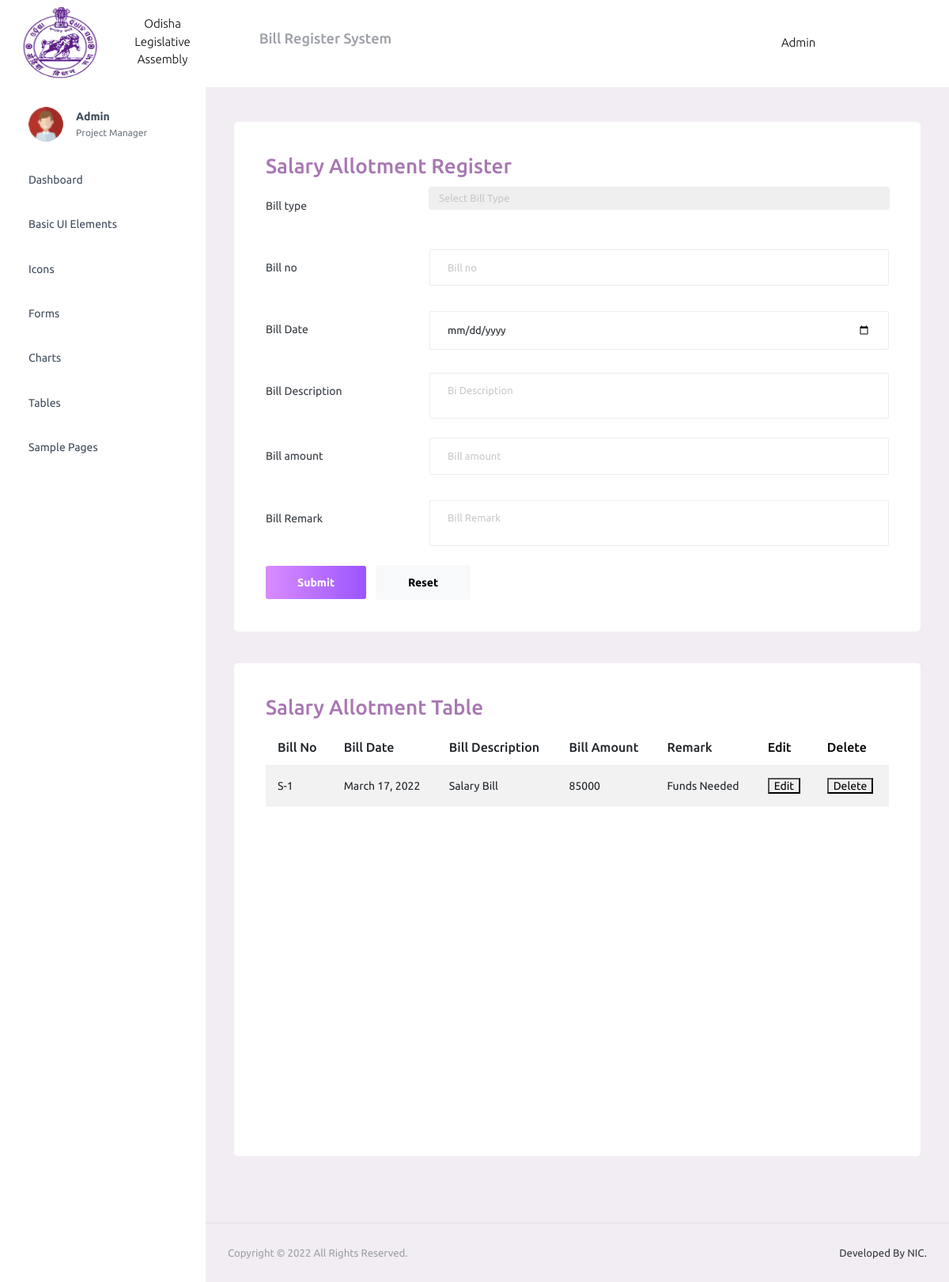
Page /home/salary-register/ on the earlier database version.
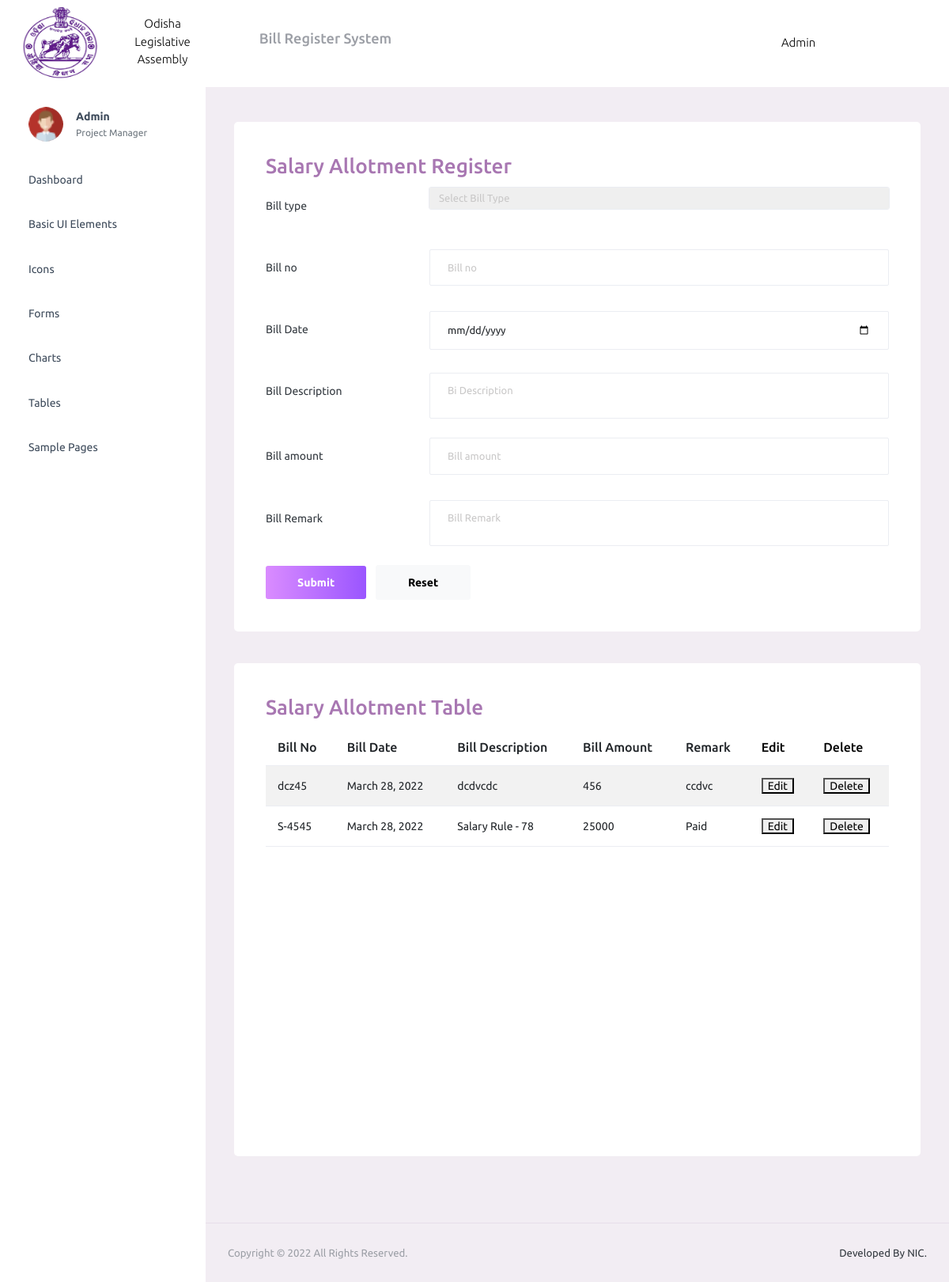
Same page on the later database version.
### allotment/models.py (models this page shows)
class Salary_Register(models.Model):
    Bill_Type=models.ForeignKey(Salary_Allotment, on_delete=models.CASCADE)
    Bill_Number=models.CharField(primary_key=True, max_length=20)
    Description=models.TextField(max_length=300, default="")
    Bill_Date=models.DateField(auto_now=False)
    Bill_Amount=models.IntegerField(default=0)
    Bill_Expenditure=models.IntegerField(default=0)
    Bill_Balance=models.IntegerField(default=0)
    Bill_Remark=models.CharField(default="",max_length=250)

### allotment/views.py (the view)
# urls.py: path('home/salary-register/', views.salaryRegister, name='salary-register'),
def salaryRegister(request):
    if request.method=="POST":
        print(request.POST)
        new_entry=Salary_Register(Bill_Type=Salary_Allotment.objects.get(id=request.POST.get('bill_type')),
        Bill_Number=request.POST.get('bill_no'),
        Description=request.POST.get('bill_description'),
        Bill_Date=request.POST.get('bill_date'),
        Bill_Amount=request.POST.get('bill_amount'),
        Bill_Remark=request.POST.get('bill_remark'),
        Bill_Expenditure=request.POST.get('bill_amount'),
        Bill_Balance=25550000-int(request.POST.get('bill_amount')))
        new_entry.save()
        return redirect('salary-register')
    else:
        types=Salary_Allotment.objects.all()
        entries=Salary_Register.objects.all()
        for x in types:
            print(x.id)
        return render(request,'salary/salaryRegisterForm.html',{'types':types,'entries':entries})

### allotment/models.py (called while the page is built)
    def __str__(self):
        return str(self.Head_Code)+"-"+str(self.SubHead_Code)

    def __str__(self):
        return str(self.Head_Code)+"-"+str(self.MinorHead_Code)

    def __str__(self):
        return str(self.Scheme_Code)

    def __str__(self):
        return str(self.MinorHead_Code)+"-"+str(self.Scheme_Code)

    def __str__(self):
        return str(self.SubScheme_Code)+"-"+str(self.SubScheme_Name)

    def __str__(self):
        return str(self.Scheme_Code)+"-"+str(self.SubScheme_Code)

    def __str__(self):
        return str(self.SubScheme_Code)+" - "+str(self.Object_Code)+" - "+str(self.Object_Name)

    def __str__(self):
        return str(self.Object_Code)

### allotment/templates/salary/salaryRegisterForm.html (shortened to what the changed rows need)
{% load static %}
<!DOCTYPE html>
<html lang="en">
  <head>
    <link rel="stylesheet" href="{% static 'salary/assets/vendors/mdi/css/materialdesignicons.min.css' %}">
    <link rel="stylesheet" href="{% static 'salary/assets/vendors/css/vendor.bundle.base.css' %}">
    <link rel="stylesheet" href="{% static 'salary/assets/css/style.css' %}">
  </head>
  <body>
    <div class="container-scroller">
      <div class="container-fluid page-body-wrapper">
        <div class="main-panel">
          <div class="content-wrapper">
				    <div class="row">
				      <div class="col-lg-12 grid-margin stretch-card bil">
                <div class="card">
                  <div class="card-body">
				          	<div class="mbill">
                      <table class="table table-striped">
                        <thead>
                          <tr>
                            <th> Bill No </th>
                            <th> Bill Date</th>
                            <th> Bill Description	 </th>
                            <th> Bill Amount </th>
                            <th> Remark </th>
                            <th> <a href="#" >Edit</a> </th>
                            <th> <a href="#" >Delete</a> </th>
                          </tr>
                        </thead>
                        <tbody>
                          {% for entry in entries %}
                          <tr>
                            <td>{{entry.Bill_Number}}</td>
                            <td>{{entry.Bill_Date}}</td>
                            <td>{{entry.Description}}</td>
                            <td>{{entry.Bill_Amount}}</td>
                            <td>{{entry.Bill_Remark}}</td>
                            <td><button>Edit</button></td>
                            <td><button>Delete</button></td>
                          </tr>
                          {% endfor %}
                        </tbody>
                      </table>
                    </div>
				         </div>
                </div>
              </div>
				    </div>
          </div>
        </div>
      </div>
    </div>
  </body>
</html>

Differences in the rows shown:
removed Salary_Register: Bill_Number "S-1", Bill_Date "March 17, 2022", Description "Salary Bill", Bill_Amount "85000", Bill_Remark "Funds Needed"
added Salary_Register: Bill_Number "dcz45", Bill_Date "March 28, 2022", Description "dcdvcdc", Bill_Amount "456", Bill_Remark "ccdvc"
added Salary_Register: Bill_Number "S-4545", Bill_Date "March 28, 2022", Description "Salary Rule - 78", Bill_Amount "25000", Bill_Remark "Paid"
